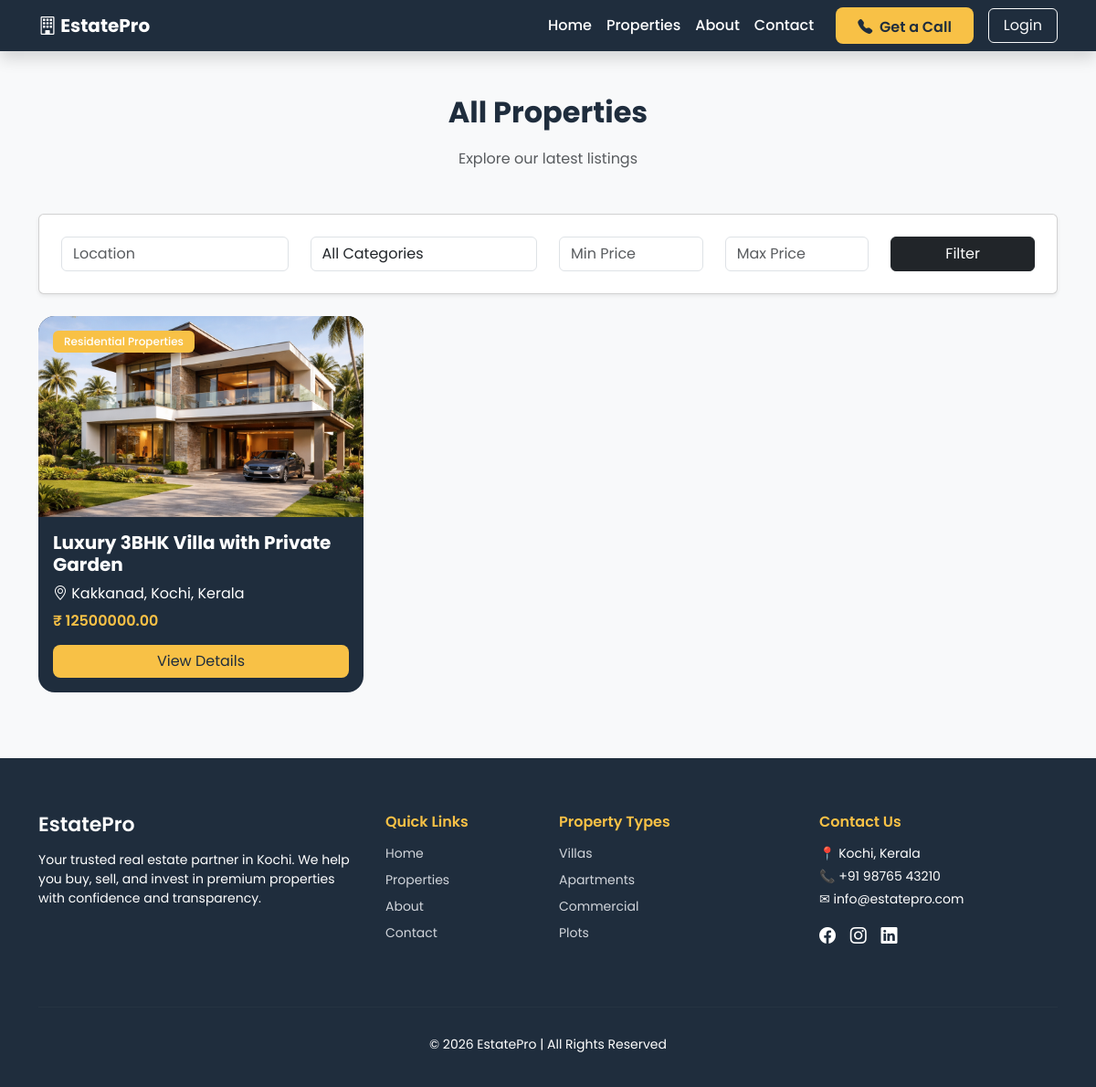
Before: /properties/ with the older database file.
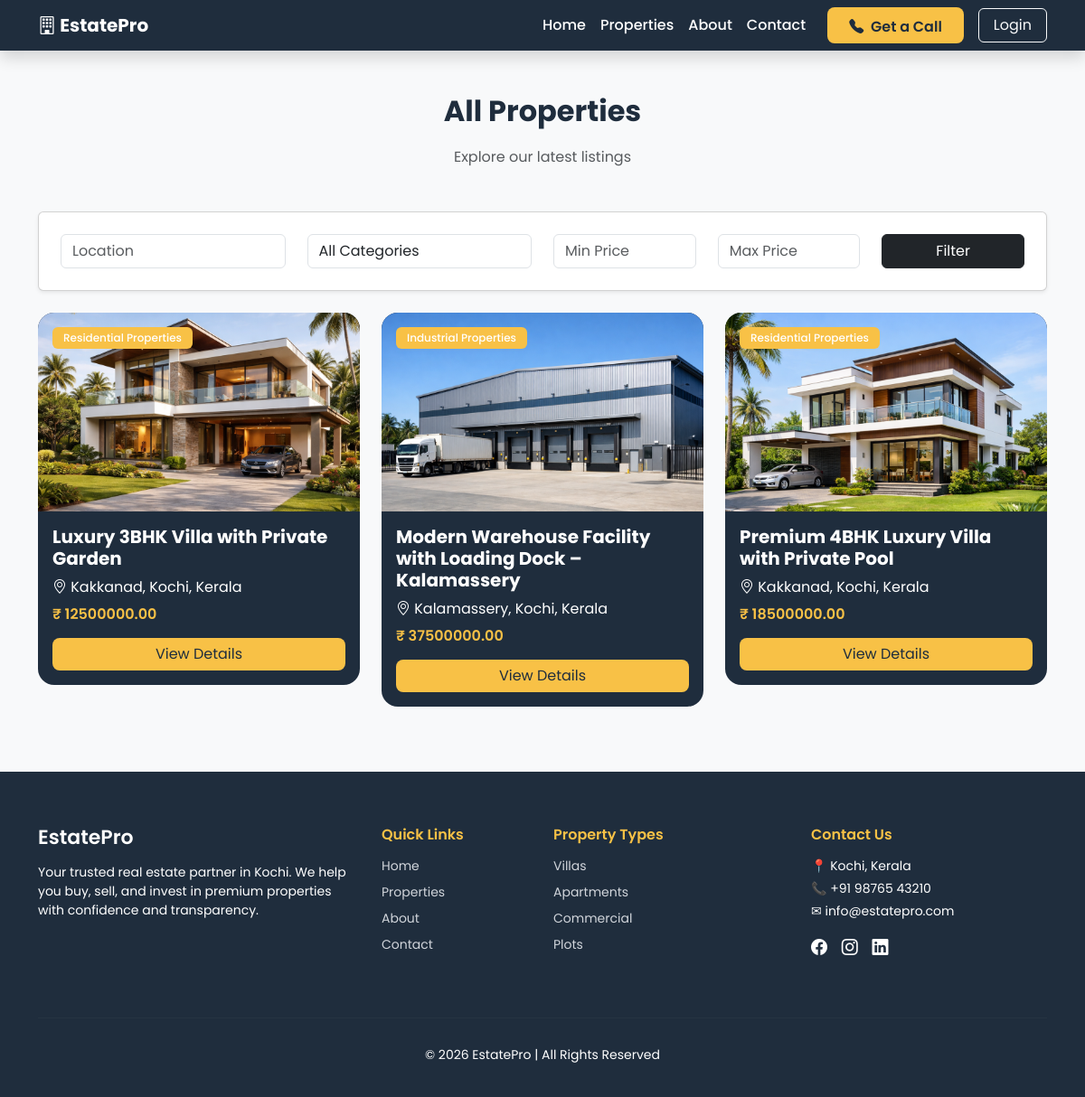
After: the same page with the newer database file.
### properties/models.py (models this page shows, shortened)
class Property(models.Model):
    PROPERTY_TYPE = [
        ('Apartment', 'Apartment'),
        ('Villa', 'Villa'),
        ('Commercial', 'Commercial'),
        ('Plot', 'Plot'),
    ]
    LISTING_TYPE = [
        ('Sale', 'Sale'),
        ('Rent', 'Rent'),
    ]
    title = models.CharField(max_length=200)
    slug = models.SlugField(unique=True)
    description = models.TextField()
    price = models.DecimalField(max_digits=12, decimal_places=2)
    location = models.CharField(max_length=200)
    category = models.ForeignKey(Category, on_delete=models.CASCADE, related_name='properties')
    agent = models.ForeignKey(
        User,
        on_delete=models.CASCADE,
        related_name='properties',
        null=True,
        blank=True
    )
    listing_type = models.CharField(max_length=20, choices=LISTING_TYPE)
    bedrooms = models.IntegerField(default=0)
    bathrooms = models.IntegerField(default=0)
    area = models.IntegerField(help_text="Area in sqft")
    latitude = models.DecimalField(max_digits=9, decimal_places=6, blank=True, null=True)
    longitude = models.DecimalField(max_digits=9, decimal_places=6, blank=True, null=True)
    featured_image = models.ImageField(upload_to='properties/')
    is_featured = models.BooleanField(default=False)
    is_available = models.BooleanField(default=True)
    created_at = models.DateTimeField(auto_now_add=True)

class Category(models.Model):
    name = models.CharField(max_length=100)
    slug = models.SlugField(unique=True, blank=True)
    image = models.ImageField(upload_to='category_images/', blank=True, null=True)

### properties/views.py (the view, shortened to what this page needs)
# urls.py: path('', views.property_list, name='property_list'),
def property_list(request):
    properties = Property.objects.filter(is_available=True)
    categories = Category.objects.all()
    query = request.GET.get('q')
    location = request.GET.get('location')
    if location:
        properties = properties.filter(location__icontains=location)
    category_slug = request.GET.get('category')
    if category_slug:
        properties = properties.filter(category__slug=category_slug)
    min_price = request.GET.get('min_price')
    if min_price:
        properties = properties.filter(price__gte=min_price)
    max_price = request.GET.get('max_price')
    if max_price:
        properties = properties.filter(price__lte=max_price)
    context = {
        'properties': properties,
        'categories': categories,
    }
    return render(request, 'property_list.html', context)

### templates/property_list.html (shortened to what this page needs)
{% extends 'base.html' %}
{% block content %}
<section class="all-properties-section py-5">
    <div class="container">
        <div class="text-center mb-5">
            <h2 class="section-title fw-bold">All Properties</h2>
            <p class="text-muted">Explore our latest listings</p>
        </div>
        <div class="card shadow-sm p-4 mb-4">
            <form method="GET">
                <div class="row">
                    <div class="col-md-3">
                        <input type="text" name="location" class="form-control" placeholder="Location"
                            value="{{ request.GET.location }}">
                    </div>
                    <div class="col-md-3">
                        <select name="category" class="form-control">
                            <option value="">All Categories</option>
                        </select>
                    </div>
                    <div class="col-md-2">
                        <input type="number" name="min_price" class="form-control" placeholder="Min Price"
                            value="{{ request.GET.min_price }}">
                    </div>
                    <div class="col-md-2">
                        <input type="number" name="max_price" class="form-control" placeholder="Max Price"
                            value="{{ request.GET.max_price }}">
                    </div>
                    <div class="col-md-2">
                        <button class="btn btn-dark w-100">
                            Filter
                        </button>
                    </div>
                </div>
            </form>
        </div>
        <div class="row">
            {% for property in properties %}
            <div class="col-lg-4 col-md-6 mb-4">
                <div class="property-card">
                    <div class="property-img position-relative">
                        <img src="{{ property.featured_image.url }}" alt="{{ property.title }}">
                        <span class="badge position-absolute top-0 start-0 m-3">
                            {{ property.category.name }}
                        </span>
                    </div>
                    <div class="property-info p-3">
                        <h5 class="fw-bold">{{ property.title }}</h5>
                        <p class="text-muted mb-2">
                            <i class="bi bi-geo-alt"></i> {{ property.location }}
                        </p>
                        <h6 class="price mb-3">₹ {{ property.price }}</h6>
                        <a href="{% url 'property_detail' property.slug %}" class="btn btn-dark w-100">
                            View Details
                        </a>
                    </div>
                </div>
            </div>
            {% empty %}
            <div class="text-center">
                <p>No properties found.</p>
            </div>
            {% endfor %}
        </div>
    </div>
</section>
{% endblock %}

Changed rows visible on the page:
added Property: featured_image (picture), category.name "Industrial Properties", title "Modern Warehouse Facility with Loading Dock – Kalamassery", location "Kalamassery, Kochi, Kerala", price "37500000.00"
added Property: featured_image (picture), category.name "Residential Properties", title "Premium 4BHK Luxury Villa with Private Pool", location "Kakkanad, Kochi, Kerala", price "18500000.00"
